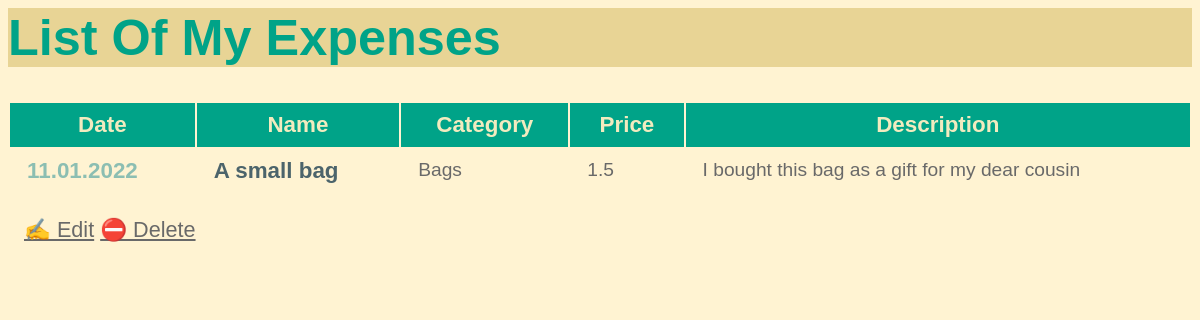
The app's page /expense/1 with its own data.
### expenses/models.py (models this page shows, shortened)
class Expense(models.Model):
    name = models.CharField(max_length=200)
    category = models.CharField(max_length=200)
    price = models.FloatField()
    date = models.DateTimeField(default=timezone.now())
    description = models.TextField(default=None, blank=True, null=True)

### expenses/views.py (the view)
class ExpenseDetailView(DetailView):
    model = Expense

### expenses/templates/expenses/expense_detail.html
{% extends "expenses/base.html" %}
{% block content %}
    <article>
        <table>
            <thead>
                <tr>
                     <th>
                        <h2>Date</h2>
                    </th>
                    <th>
                        <h2>Name</h2>
                    </th>
                    <th>
                        <h2>Category</h2>
                    </th>
                    <th>
                        <h2>Price</h2>
                    </th>
                    <th>
                        <h2>Description</h2>
                    </th>
                 </tr>
            </thead>
            <tbody>
                <tr>
                    <td>
                        <h2 class="mark">{{ expense.date|date:'d.m.Y' }}</h2>
                    </td>
                    <td>
                        <h3>{{ expense.name }}</h3>
                    </td>
                    <td>
                        <p>{{ expense.category }}</p>
                    </td>
                    <td>
                        <p>{{ expense.price }}</p>
                    </td>
                    <td>
                        <p>{{ expense.description }}</p>
                    </td>
                </tr>
            </tbody>
        </table>
    </article>
    <p>
    <a href="{% url 'expense-update' expense.id %}">✍️ Edit</a>
    <a href="{% url 'expense-delete' expense.id %}">⛔ Delete</a>
    </p>
{% endblock %}

### expenses/static/css/expense_tracker.css (style rules this page uses)
* { box-sizing: border-box; }
body { font-family: sans-serif; font-size: 18px; }
a { color: inherit; }
h2, h3 { font-size: 1.4em; margin: 0; display: inline-block; padding: 0.5rem 1rem; vertical-align: top; }
h2 { background-color: aquamarine; }
.mark { background-color: inherit; color: #8CBEB2; }
article { margin-bottom: 0.5rem; }
p { font-size: 1.2em; padding-left: 1rem; line-height: 1.3em; max-width: 36rem; color: dimgray; }
table { width: 100%; }
table thead { background: #00A388; }
table thead h2 { background-color: #00A388; color: #F2EBBF; }
table tbody { color: #39403B; color: #4C646B; }
.custom-body { background: #FFF3D2; }

### records on screen
Expense: date "11.01.2022", name "A small bag", category "Bags", price "1.5", description "I bought this bag as a gift for my dear cousin"
